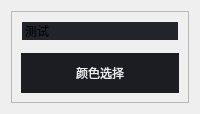
                  <widget class="QWidget" name="page_weather">
                   <layout class="QVBoxLayout" name="verticalLayout_10">
                    <item>
                     <widget class="QFrame" name="frame_3">
                      <property name="frameShape">
                       <enum>QFrame::StyledPanel</enum>
                      </property>
                      <property name="frameShadow">
                       <enum>QFrame::Raised</enum>
                      </property>
                      <layout class="QVBoxLayout" name="verticalLayout_17">
                       <item>
                        <widget class="QLabel" name="label_7">
                         <property name="maximumSize">
                          <size>
                           <width>16777215</width>
                           <height>30</height>
                          </size>
                         </property>
                         <property name="styleSheet">
                          <string notr="true">background-color: rgb(33, 37, 43);
margin:1px;</string>
                         </property>
                         <property name="text">
                          <string>测试</string>
                         </property>
                        </widget>
                       </item>
                       <item>
                        <widget class="QFrame" name="frame_12">
                         <property name="frameShape">
                          <enum>QFrame::StyledPanel</enum>
                         </property>
                         <property name="frameShadow">
                          <enum>QFrame::Raised</enum>
                         </property>
                         <widget class="QLabel" name="label_mqttPic">
                          <property name="geometry">
                           <rect>
                            <x>200</x>
                            <y>10</y>
                            <width>261</width>
                            <height>201</height>
                           </rect>
                          </property>
                          <property name="sizePolicy">
                           <sizepolicy hsizetype="Preferred" vsizetype="Preferred">
                            <horstretch>0</horstretch>
                            <verstretch>0</verstretch>
                           </sizepolicy>
                          </property>
                          <property name="maximumSize">
                           <size>
                            <width>300</width>
                            <height>300</height>
                           </size>
                          </property>
                          <property name="text">
                           <string/>
                          </property>
                         </widget>
                         <widget class="QLabel" name="label_mqttPic_2">
                          <property name="geometry">
                           <rect>
                            <x>20</x>
                            <y>230</y>
                            <width>261</width>
                            <height>201</height>
                           </rect>
                          </property>
                          <property name="sizePolicy">
                           <sizepolicy hsizetype="Preferred" vsizetype="Preferred">
                            <horstretch>0</horstretch>
                            <verstretch>0</verstretch>
                           </sizepolicy>
                          </property>
                          <property name="maximumSize">
                           <size>
                            <width>300</width>
                            <height>300</height>
                           </size>
                          </property>
                          <property name="text">
                           <string/>
                          </property>
                         </widget>
                         <widget class="QLabel" name="label_mqttPic_3">
                          <property name="geometry">
                           <rect>
                            <x>400</x>
                            <y>230</y>
                            <width>261</width>
                            <height>201</height>
                           </rect>
                          </property>
                          <property name="sizePolicy">
                           <sizepolicy hsizetype="Preferred" vsizetype="Preferred">
                            <horstretch>0</horstretch>
                            <verstretch>0</verstretch>
                           </sizepolicy>
                          </property>
                          <property name="maximumSize">
                           <size>
                            <width>300</width>
                            <height>300</height>
                           </size>
                          </property>
                          <property name="text">
                           <string/>
                          </property>
                         </widget>
                        </widget>
                       </item>
                       <item>
                        <widget class="QPushButton" name="pushButton_getColor">
                         <property name="minimumSize">
                          <size>
                           <width>0</width>
                           <height>40</height>
                          </size>
                         </property>
                         <property name="styleSheet">
                          <string notr="true">QPushButton {
	color: rgb(234,237,237);
	background-position: center;
	background-repeat: no-reperat;
	border: none;
	background-color: rgb(27, 29, 35);
}
QPushButton:hover {
	background-color: rgb(33, 37, 43);
}
QPushButton:pressed {	
	background-color: rgb(85, 170, 255);
}</string>
                         </property>
                         <property name="text">
                          <string>颜色选择</string>
                         </property>
                        </widget>
                       </item>
                      </layout>
                     </widget>
                    </item>
                   </layout>
                  </widget>
